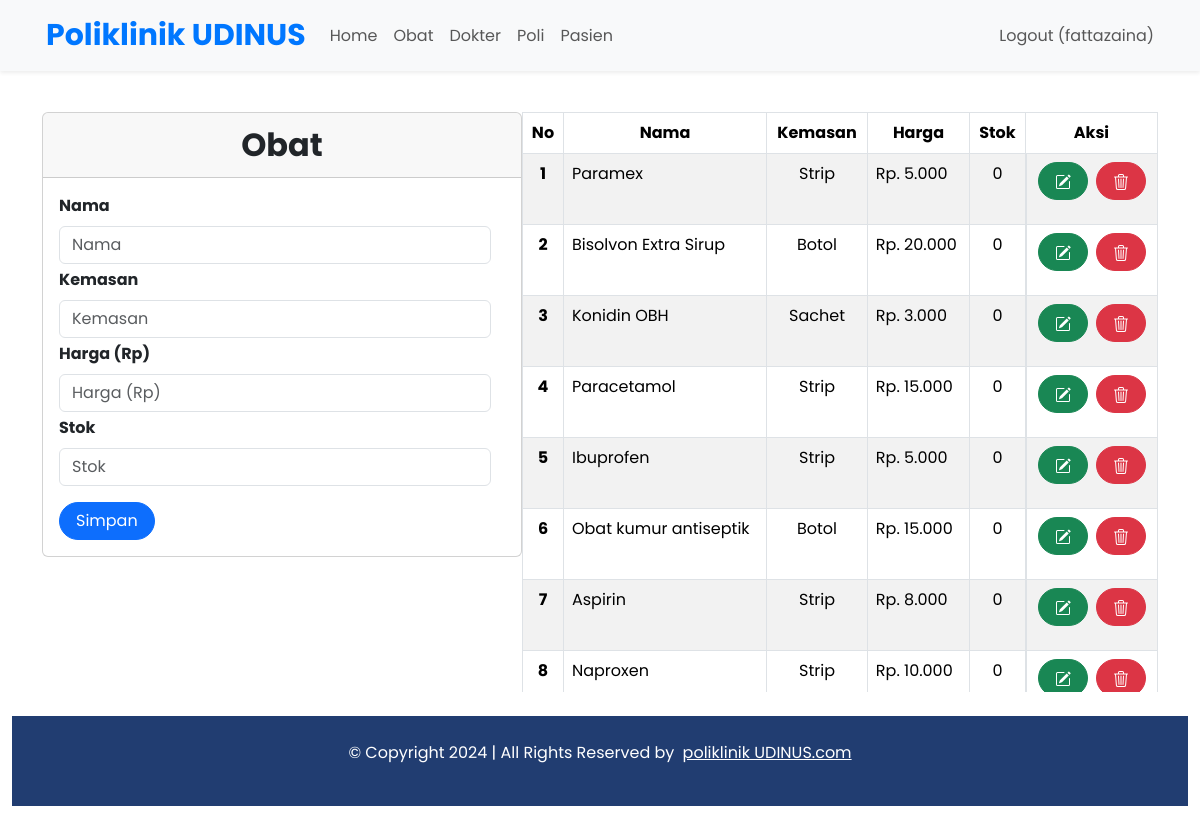
Page /index.php?page=obat (signed in) on the committed database.
### tables this page shows
CREATE TABLE `obat` (
  `id` int(11) NOT NULL,
  `nama_obat` varchar(100) NOT NULL,
  `kemasan` varchar(50) NOT NULL,
  `harga` double NOT NULL,
  `stok` int(11) NOT NULL
);

### obat.php (the view, shortened to what this page needs)
<br>
<div class="container">
    <div class="d-flex justify-content-between">
        <div class="row">
            <div class="col-md-6">
                <div class="card" style="width: 30rem;">
                    <div class="card-header text-center fw-bold" style="font-size: 2rem;">Obat</div>
                    <div class="card-body">
                        <form class="form row" style="width: 30rem;" method="POST" action="" name="myForm" onsubmit="return(validate());">
                            <?php
                            $nama_obat = '';
                            $kemasan = '';
                            $harga = '';
                            $stok = '';
                            ?>
                            <div class="row">
                                <label for="inputNama" class="form-label fw-bold">
                                    Nama
                                </label>
                                <div>
                                    <input type="text" class="form-control" name="nama_obat" id="inputNama" placeholder="Nama" value="<?php echo $nama_obat ?>" required htmlspecialchars>
                                </div>
                            </div>
                            <div class="row mt-1">
                                <label for="inputKemasan" class="form-label fw-bold">
                                    Kemasan
                                </label>
                                <div>
                                    <input type="text" class="form-control" name="kemasan" id="inputKemasan" placeholder="Kemasan" value="<?php echo $kemasan ?>" required htmlspecialchars>
                                </div>
                            </div>
                            <div class="row mt-1">
                                <label for="inputHarga" class="form-label fw-bold">
                                    Harga (Rp)
                                </label>
                                <div>
                                    <input type="text" class="form-control" name="harga" id="inputHarga" placeholder="Harga (Rp)" value="<?php echo $harga ?>" required htmlspecialchars>
                                </div>
                            </div>
                            <div class="row mt-1">
                                <label for="inputStok" class="form-label fw-bold">
                                    Stok
                                </label>
                                <div>
                                    <input type="text" class="form-control" name="stok" id="inputStok" placeholder="Stok" value="<?php echo $stok ?>" required htmlspecialchars>
                                </div>
                            </div>
                            <div class="row mt-3">
                                <div class=col>
                                    <button type="submit" class="btn btn-primary rounded-pill px-3 mt-auto" name="simpan">Simpan</button>
                                </div>
                            </div>
                        </form>
                    </div>
                </div>
            </div>
        </div>
        <div class="overflow-y-auto" style="width: 60%; height: 580px;">
            <table class="table table-bordered table-striped table-hover">
                <thead>
                    <tr class="text-center">
                        <th scope="col">No</th>
                        <th scope="col">Nama</th>
                        <th scope="col">Kemasan</th>
                        <th scope="col">Harga</th>
                        <th scope="col">Stok</th>
                        <th scope="col">Aksi</th>
                    </tr>
                </thead>
                <tbody>
                    <?php
                    $result = mysqli_query($mysqli, "SELECT * FROM obat");
                    $no = 1;
                    while ($data = mysqli_fetch_array($result)) {
                    ?>
                        <tr>
                            <th scope="row" class="text-center"><?php echo $no++ ?></th>
                            <td><?php echo $data['nama_obat'] ?></td>
                            <td class="text-center"><?php echo $data['kemasan'] ?></td>
                            <td class="text-justify"><?php echo "Rp. ", number_format($data['harga'],0,',','.') ?></td>
                            <td class="text-center"><?php echo $data['stok'] ?></td>
                            <td class="d-flex justify-content-center ">
                                <div class="d-flex gap-2 mb-3">
                                    <a type="button" class="btn btn-success rounded-pill px-3" href="index.php?page=obat&id=<?php echo $data['id'] ?>">
                                    </a>
                                    <a type="button" class="btn btn-danger rounded-pill px-3" href="index.php?page=obat&id=<?php echo $data['id'] ?>&aksi=hapus">
                                    </a>
                                </div>
                            </td>
                        </tr>
                    <?php
                    }
                    ?>
                </tbody>
            </table>
        </div>
    </div>
</div>
<br>
<footer>
    <div class="copyright" style="width: 100%;">
        <div class="row">
            <div class="col-lg-12 col-md-12 col-12">
                <div class="copyright-content">
                    <p>© Copyright 2024  |  All Rights Reserved by <a href="index.php" target="_blank">poliklinik UDINUS.com</a> </p>
                </div>
            </div>
        </div>
    </div>
</footer>

### index.php (shortened to what this page needs)
<!doctype html>
<html lang="en">
<head>
    <link href="https://cdn.jsdelivr.net/npm/bootstrap@5.3.2/dist/css/bootstrap.min.css" rel="stylesheet">
    <link rel="stylesheet" href="style.css?v=1.0">
</head>
<body>
    <nav class="navbar navbar-expand-lg navbar-expand-lg navbar-light bg-light pt-2 ps-4 pe-3 shadow-sm fixed-top">
        <div class="container">
            <a class="navbar-brand" href="index.php">Poliklinik UDINUS</a>
            <div class="collapse navbar-collapse text-white" id="navbarNavDropdown">
                <ul class="navbar-nav">
                    <li class="nav-item">
                        <a class="nav-link" aria-current="page" href="index.php">Home</a>
                    </li>
                    <?php
                        if (isset($_SESSION['username'])){
                    ?>
                        <li class="nav-item">
                            <a class="nav-link" aria-current="page" href="index.php?page=obat">Obat</a>
                        </li>
                        <li class="nav-item">
                            <a class="nav-link" aria-current="page" href="index.php?page=dokter">Dokter</a>
                        </li>
                        <li class="nav-item">
                            <a class="nav-link" aria-current="page" href="index.php?page=poli">Poli</a>
                        </li>
                        <li class="nav-item">
                            <a class="nav-link" aria-current="page" href="index.php?page=pasien">Pasien</a>
                        </li>
                    <?php
                        }
                    ?>
                </ul>
                <?php
                    if (isset($_SESSION['username'])) {
                    ?>
                        <ul class="navbar-nav ms-auto">
                            <li class="nav-item">
                                <a class="nav-link" href="logoutUser.php">Logout (<?php echo $_SESSION['username'] ?>)</a>
                            </li>
                        </ul>
                    <?php
                    }
                ?>
            </div>
        </div>
    </nav>
    <main role="main" class="container-fluid">
        <?php
            if (isset($_GET['page'])) {
                include($_GET['page'] . ".php");
            }
        ?>
    </main>
</body>
</html>

### style.css (style rules this page uses)
* { margin: 0; padding: 0; }
body { font-family: 'Poppins', sans-serif; }
main { padding-top: 5.5rem; }
.navbar-brand { font-size: 30px !important; font-weight: bold; color: #0077ff !important; }
nav { color: #214a71 !important; padding: 10px; text-align: center; }
.copyright { background:#213d71; padding:25px 0px 25px 0px; text-align:center; }
.copyright .copyright-content p { color:#fff; }
.copyright .copyright-content p a { color:#fff; font-weight:400; text-decoration:underline; display:inline-block; margin-left:4px; }
::placeholder { font-size: 16px; }

### rows in the picture
obat: nama_obat "Paramex", kemasan "Strip", harga "5.000", stok "0"
obat: nama_obat "Bisolvon Extra Sirup", kemasan "Botol", harga "20.000", stok "0"
obat: nama_obat "Konidin OBH", kemasan "Sachet", harga "3.000", stok "0"
obat: nama_obat "Paracetamol", kemasan "Strip", harga "15.000", stok "0"
obat: nama_obat "Ibuprofen", kemasan "Strip", harga "5.000", stok "0"
obat: nama_obat "Obat kumur antiseptik", kemasan "Botol", harga "15.000", stok "0"
obat: nama_obat "Aspirin", kemasan "Strip", harga "8.000", stok "0"
obat: nama_obat "Naproxen", kemasan "Strip", harga "10.000", stok "0"

### other values in the picture
$_SESSION['username'] "fattazaina"
